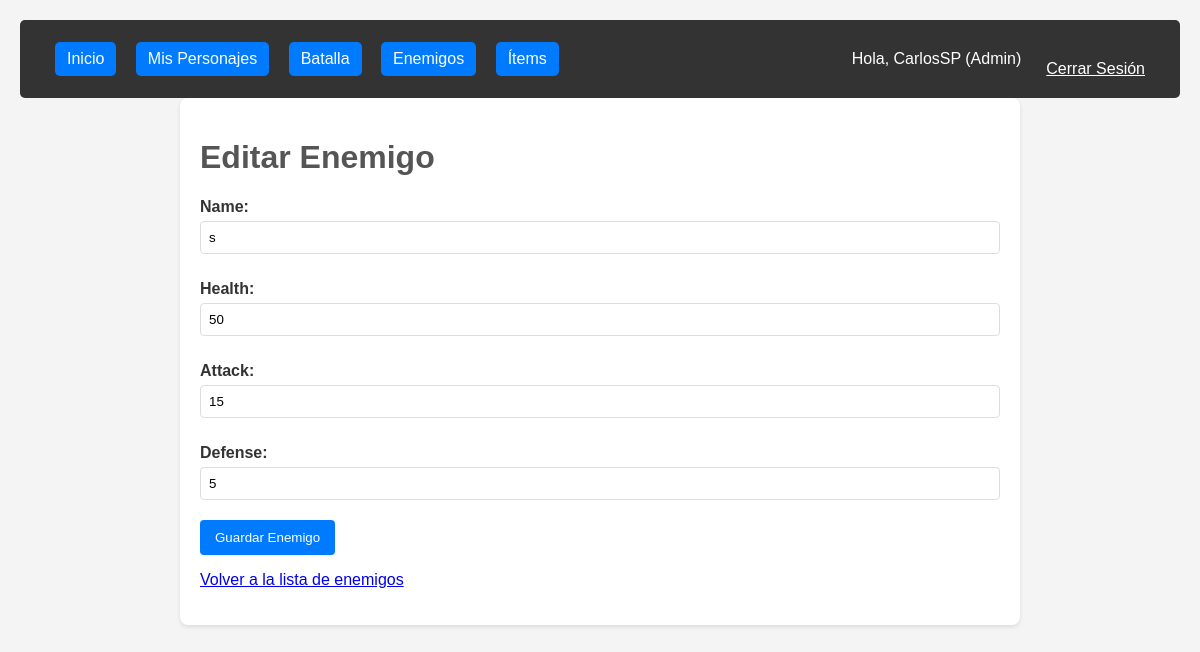
Page /characters/enemies/2/update/ (signed in) on the committed database.
### users/models.py (models this page shows, shortened)
class CustomUser(AbstractUser):
    is_admin = models.BooleanField(default=False)

### characters/models.py (models this page shows, shortened)
class Enemy(models.Model):
    name = models.CharField(max_length=100, unique=True, validators=[alphabetic_validator])
    health = models.IntegerField(default=50, validators=[MinValueValidator(0)])
    attack = models.IntegerField(default=15, validators=[MinValueValidator(0)])
    defense = models.IntegerField(default=5, validators=[MinValueValidator(0)])
    class Meta:
        ordering = ['name']

### characters/views.py (the view)
# urls.py: path('enemies/<int:pk>/update/', views.EnemyUpdateView.as_view(), name='enemy_update'),
class EnemyUpdateView(LoginRequiredMixin, UserPassesTestMixin, UpdateView):
    model = Enemy
    form_class = EnemyForm
    template_name = 'characters/enemy_form.html'
    success_url = reverse_lazy('characters:enemy_list')
    def test_func(self):
        return self.request.user.is_staff

### characters/forms.py
class EnemyForm(forms.ModelForm):
    class Meta:
        model = Enemy
        fields = ['name', 'health', 'attack', 'defense']

### DjangoProject/templates/characters/enemy_form.html (shortened to what this page needs)
{% extends 'base.html' %}
{% block content %}
    <h1>{% if form.instance.pk %}Editar{% else %}Crear{% endif %} Enemigo</h1>
    <form method="post">
        {{ form.as_p }}
        <button type="submit">Guardar Enemigo</button>
    </form>
    <p><a href="{% url 'characters:enemy_list' %}">Volver a la lista de enemigos</a></p>
{% endblock %}

### DjangoProject/templates/base.html (shortened to what this page needs)
<!DOCTYPE html>
<html lang="es">
<head>
</head>
<body>
     <div class="navbar">
        <div>
            <a href="{% url 'home' %}">Inicio</a>
            {% if user.is_authenticated %}
                <a href="{% url 'characters:character_list' %}">Mis Personajes</a>
                <a href="{% url 'battle:battle_home' %}">Batalla</a>
                {% if user %}
                    <a href="{% url 'characters:enemy_list' %}">Enemigos</a>
                    <a href="{% url 'characters:item_list' %}">Ítems </a>
                {% endif %}
            {% endif %}
        </div>
        <div class="auth-info">
            {% if user.is_authenticated %}
                <span>Hola, {{ user.username }}{% if user.is_staff %} (Admin){% endif %}</span>
                <form action="{% url 'logout' %}" method="post" style="display:inline;">
                    <button type="submit" style="background:none; border:none; color:white; cursor:pointer; font:inherit; text-decoration:underline;">Cerrar Sesión</button>
                </form>
            {% else %}
                <a href="{% url 'login' %}">Iniciar Sesión</a>
                <a href="{% url 'users:register' %}">Registrarse</a>
            {% endif %}
        </div>
    </div>
    <div class="container">
        {% block content %}
        {% endblock %}
    </div>
</body>
</html>

### DjangoProject/templates/base.html (style rules this page uses)
body { font-family: Arial, sans-serif; margin: 20px; background-color: #f4f4f4; color: #333; }
.container { max-width: 800px; margin: 0 auto; background-color: #fff; padding: 20px; border-radius: 8px; box-shadow: 0 2px 4px rgba(0,0,0,0.1); }
.navbar { background-color: #333; color: white; padding: 10px 20px; display: flex; justify-content: space-between; align-items: center; border-radius: 5px; }
.navbar a { color: white; text-decoration: none; margin-left: 15px; padding: 8px 12px; background-color: #007bff; border-radius: 5px; transition: background-color 0.3s ease; display: inline-block; white-space: nowrap; }
.auth-info { display: flex; align-items: center; }
.auth-info span { margin-right: 10px; }
h1, h2 { color: #555; }
form { margin-top: 20px; }
form p { margin-bottom: 10px; }
form label { display: block; margin-bottom: 5px; font-weight: bold; }
form input[type="text"], form input[type="password"], form input[type="email"], form input[type="number"], form select { width: 100%; padding: 8px; margin-bottom: 10px; border: 1px solid #ddd; border-radius: 4px; box-sizing: border-box; }
form button[type="submit"], .btn { background-color: #007bff; color: white; padding: 10px 15px; border: none; border-radius: 4px; cursor: pointer; text-decoration: none; display: inline-block; }

### rows in the picture
CustomUser: username "CarlosSP"
Enemy: name "s", health "50", attack "15", defense "5"
